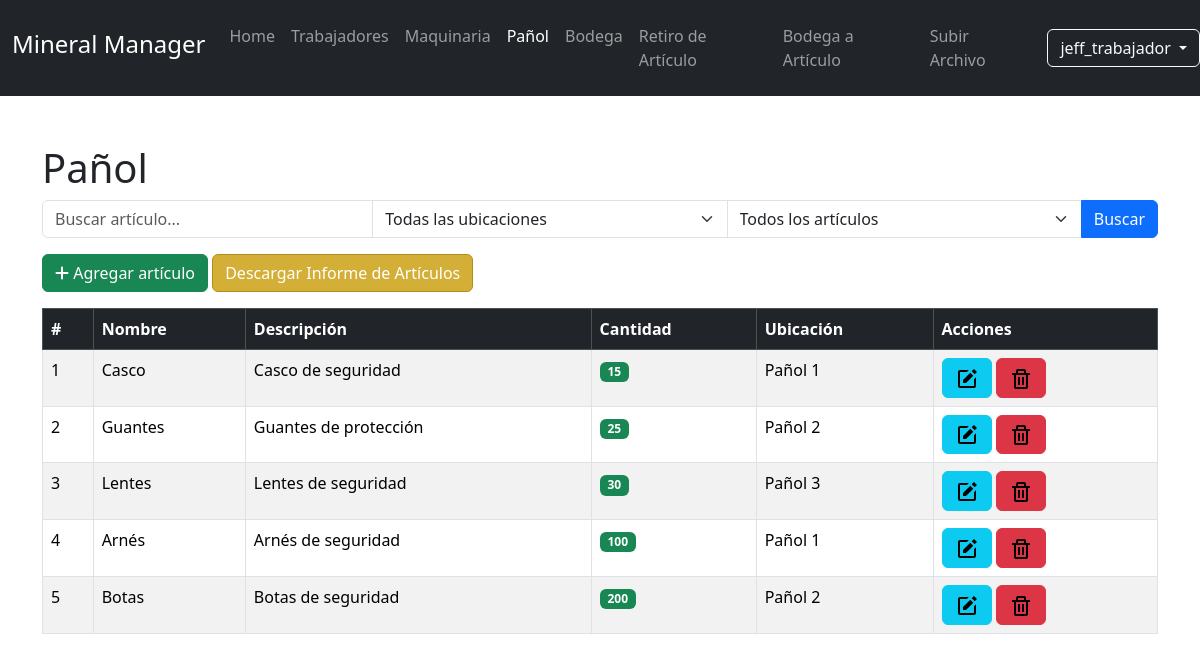
Before: /pañol/ (signed in) with the older database file.
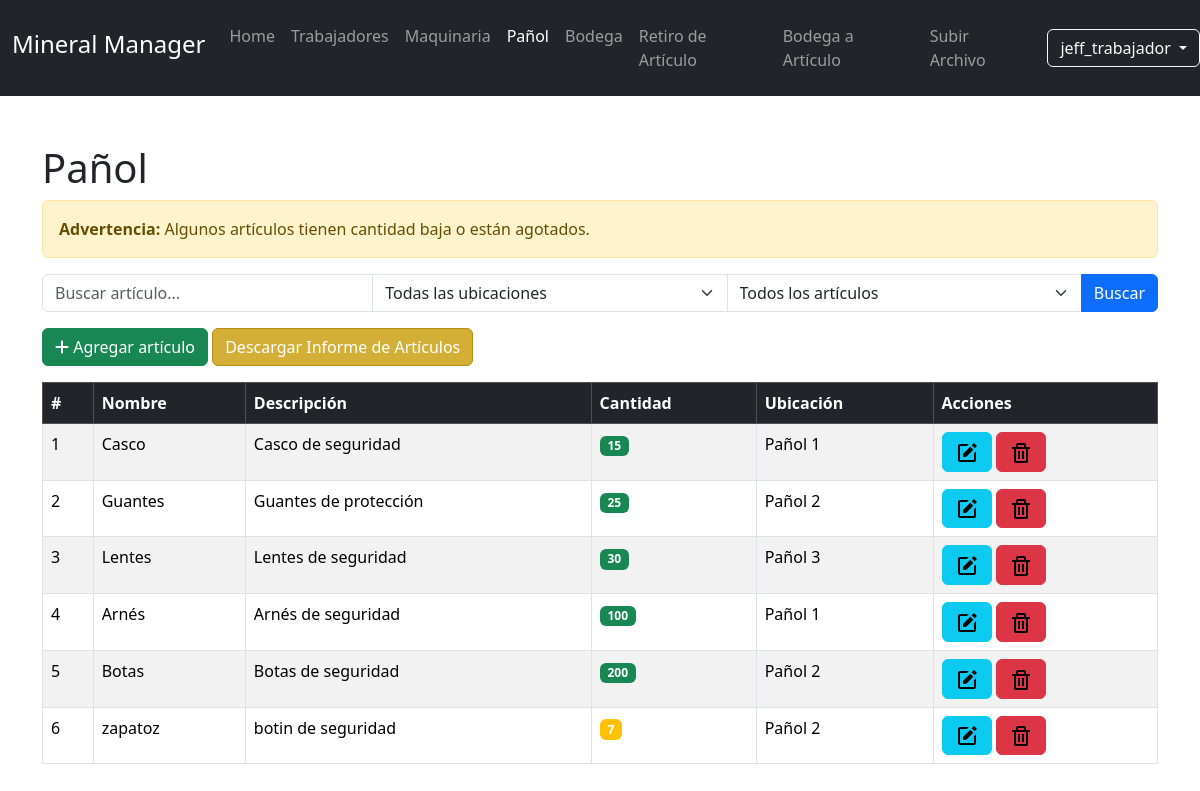
After: the same page with the newer database file.
### MineralApp/models.py (models this page shows, shortened)
class ArticuloPanol(models.Model):
    panol = models.ForeignKey(Panol, on_delete=models.RESTRICT)
    nombre_articulo = models.CharField(max_length=50)
    descripcion_articulo = models.CharField(max_length=2000)
    cantidad = models.IntegerField()

class Panol(models.Model):
    nombre_panol = models.CharField(max_length=50, unique=True)

### MineralApp/forms.py (shortened to what this page needs)
class ArticuloPanolForm(forms.ModelForm):
    class Meta:
        model = ArticuloPanol
        fields = ['nombre_articulo', 'descripcion_articulo', 'cantidad', 'panol']
        widgets = {
            'descripcion_articulo': forms.Textarea(attrs={'rows': 3}),
        }

### templates/panol.html (shortened to what the changed rows need)
<!doctype html>
<html lang="es">
<head>
    {% load static %}
    <link rel="stylesheet" href="https://cdn.jsdelivr.net/npm/bootstrap@5.3.2/dist/css/bootstrap.min.css">
    <link href="{% static 'CSS/index_style.css' %}" rel="stylesheet" />
    <link href="{% static 'CSS/logout_style.css' %}" rel="stylesheet" />
    <link href="{% static 'CSS/download_style.css' %}" rel="stylesheet" />
</head>
<body>
    <main class="container mt-5">
        <h1>Pañol</h1>
        {% if advertencias %}
        <div class="alert alert-warning">
            <strong>Advertencia:</strong> Algunos artículos tienen cantidad baja o están agotados.
        </div>
        {% endif %}
        <form method="GET" class="form-inline mb-3">
            <div class="input-group">
            </div>
        </form>
        <div>
            <button class="btn btn-success" data-bs-toggle="modal" data-bs-target="#addModal">
            </button>
            <a href="{% url 'descargar_informe_pañol' %}" class="btn btn-gold">Descargar Informe de Artículos</a>
        </div>
        <table class="table table-bordered table-striped mt-3">
            <thead class="table-dark">
                <tr>
                    <th>#</th>
                    <th>Nombre</th>
                    <th>Descripción</th>
                    <th>Cantidad</th>
                    <th>Ubicación</th>
                    <th>Acciones</th>
                </tr>
            </thead>
            <tbody>
                {% for articulo in articulos %}
                <tr>
                    <td>{{ forloop.counter }}</td>
                    <td>{{ articulo.nombre_articulo }}</td>
                    <td>{{ articulo.descripcion_articulo }}</td>
                    <td>
                        {% if articulo.cantidad > 10 %}
                            <span class="badge bg-success">{{ articulo.cantidad }}</span>
                        {% elif articulo.cantidad > 0 %}
                            <span class="badge bg-warning">{{ articulo.cantidad }}</span>
                        {% else %}
                            <span class="badge bg-danger">Agotado</span>
                        {% endif %}
                    </td>
                    <td>{{ articulo.panol.nombre_panol|default:"No asignado" }}</td>
                    <td>
                        <button class="btn btn-info" data-bs-toggle="modal" data-bs-target="#editModal{{ articulo.id }}">
                        </button>
                        <button class="btn btn-danger" data-bs-toggle="modal" data-bs-target="#deleteModal{{ articulo.id }}">
                            <svg xmlns="http://www.w3.org/2000/svg" width="24" height="24" viewBox="0 0 24 24" style="fill: rgba(0, 0, 0, 1);transform: ;msFilter:;"><path d="M5 20a2 2 0 0 0 2 2h10a2 2 0 0 0 2-2V8h2V6h-4V4a2 2 0 0 0-2-2H9a2 2 0 0 0-2 2v2H3v2h2zM9 4h6v2H9zM8 8h9v12H7V8z"></path><path d="M9 10h2v8H9zm4 0h2v8h-2z"></path></svg>
                        </button>
                    </td>
                </tr>
                {% endfor %}
            </tbody>
        </table>
        </main>
    </body>
    </html>

Changed rows visible on the page:
added ArticuloPanol: nombre_articulo "zapatoz", descripcion_articulo "botin de seguridad", cantidad "7", panol.nombre_panol "Pañol 2"
Other visible differences:
text now shown: "Advertencia: Algunos artículos tienen cantidad baja o están agotados."
